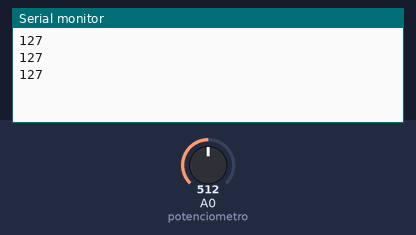
The sketch below on a simulated Arduino Uno, built with avr-gcc and run on an emulated ATmega328P. On the bench: the last lines printed to the serial monitor. Inputs (shaded band) come from the test bench; at power-on: A0 (potenciometro) = 512.

Above: at 1.3 s.
1.4 s: A0 (potenciometro) set to 716
At 1.9 s:
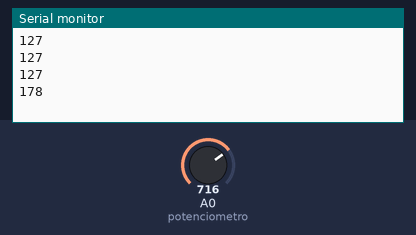
2.9 s: A0 (potenciometro) set to 900
At 3.4 s:
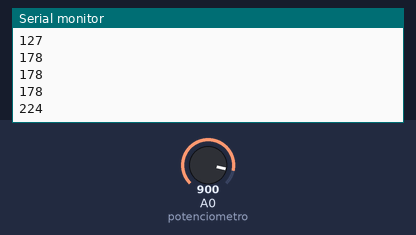
Timing chart, 0 to 5.9 s (numbered marks = the images above; inputs shaded):
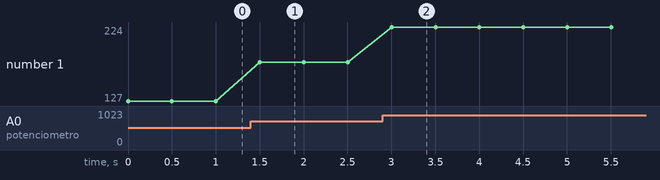

The sketch:

entrada-anal_gica-funcao-map.ino
```cpp
const int potenciometro = 0;
int valor = 0.0;
int valor_mapeado;

void setup() {
  // put your setup code here, to run once:
Serial.begin(9600);
}

void loop() {
  // put your main code here, to run repeatedly:
valor = analogRead(potenciometro);
valor_mapeado = map(valor,0,1023,0,255);
Serial.println(valor_mapeado);
delay(500);
}
```

Measured:
- after the input at 1.4 s, the serial monitor: prints a new line after 0.10 s (image 1)
- after the input at 2.9 s, the serial monitor: prints a new line after 0.10 s (image 2)
- plotted number 1: 127 → 178 after the input at 1.4 s, 178 → 224 after the input at 2.9 s
